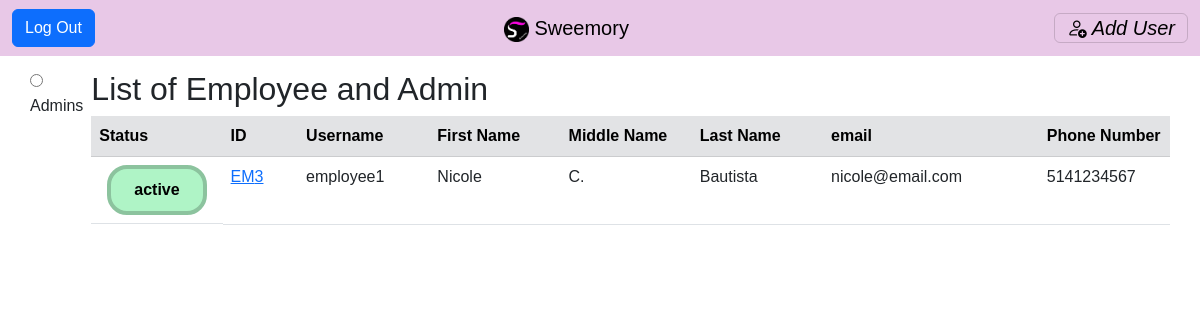
/ITspecialist/index (signed in), run on an earlier commit of the app's database.
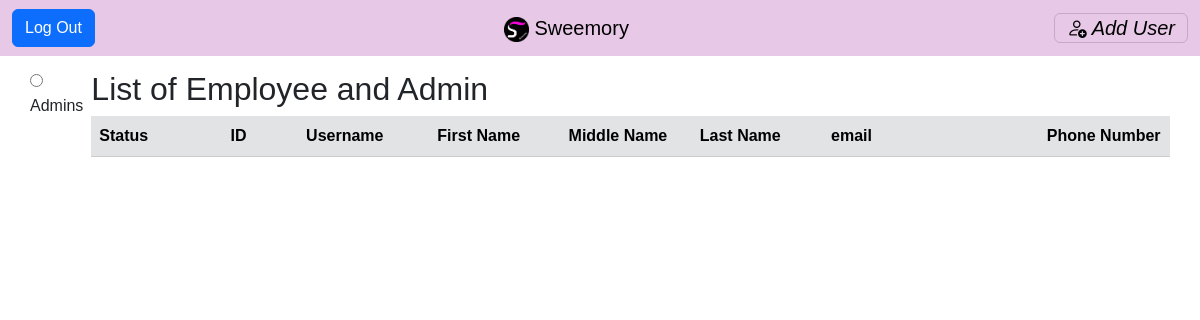
And on a later commit of the database.
### tables this page shows
CREATE TABLE `profile` (
  `user_id` int(11) NOT NULL,
  `first_name` varchar(50) NOT NULL,
  `middle_name` varchar(50) NOT NULL,
  `last_name` varchar(50) NOT NULL,
  `email` varchar(80) NOT NULL,
  `phone_number` varchar(10) NOT NULL,
  `status` varchar(8) NOT NULL
);

CREATE TABLE `user` (
  `user_id` int(11) NOT NULL,
  `user_type` varchar(12) NOT NULL,
  `username` varchar(50) NOT NULL,
  `password_hash` varchar(72) NOT NULL
);

### app/core/Controller.php (called while the page is built, shortened)
<?php
class Controller
{
    function view($name, $data = [])
    {
        include('app/views/' . $name . '.php');
    }
}

### app/controllers/ITspecialist.php (called while the page is built, shortened)
<?php
class ITspecialist extends \app\core\Controller
{
	public function index()
	{
        $user = new \app\models\User();
        $users = $user->getAllUserInfo();
        $this->view('ITspecialist/index', $users);
	}
}

### app/core/App.php (called while the page is built, shortened)
<?php
class App
{
    public function __construct()
    {
        $request = $this->parseUrl($_GET['url'] ?? '');
        $method = 'index';
        if (file_exists('app/controllers/' . $request[0] . '.php'))
        {
            unset($request[0]);
        }
        $controller = new $controller;
        if (isset($request[1]) && method_exists($controller, $request[1]))
        {
            $method = $request[1];
            unset($request[1]);
        }
        $params = array_values($request);
        call_user_func_array([$controller, $method], $params);
    }
    function parseUrl($url)
    {
        return explode('/', trim($url, '/'));
    }
}

### index.php (called while the page is built, shortened)
<?php
new app\core\App;

### app/models/User.php (called while the page is built, shortened)
<?php
class User extends \app\core\Model
{
	public function getAllUserInfo()
	{
		$SQL = "SELECT p.status, u.user_id, u.user_type, u.username, p.first_name, p.middle_name, p.last_name, p.email, p.phone_number
			FROM user u
			LEFT JOIN profile p ON u.user_id = p.user_id
			WHERE u.user_type <> 'itspecialist'";
		$STH = self::$connection->prepare($SQL);
		$STH->execute();
		$STH->setFetchMode(\PDO::FETCH_CLASS, 'app\\models\\User');
		return $STH->fetchAll();
	}
}

### app/core/autoload.php (called while the page is built, shortened)
<?php
spl_autoload_register(
    function($class_name)
    {
        $class_name = str_replace("\\", DIRECTORY_SEPARATOR, $class_name);
    }
);

### app/core/Model.php (called while the page is built, shortened)
<?php
class Model
{
	public static ?PDO $connection = null;
	public function __construct() {
		if(self::$connection == null) {
			$env = \Dotenv\Dotenv::createImmutable(getcwd());
			$host = $_ENV['db_host'];
			$dbname = $_ENV['db_name'];
			$user = $_ENV['db_user'];
			$pass = $_ENV['db_pass'];
			$charset = $_ENV['db_charset'];
			try {
				$options = [
					PDO::ATTR_ERRMODE => PDO::ERRMODE_EXCEPTION,
					PDO::ATTR_DEFAULT_FETCH_MODE =>PDO::FETCH_CLASS,
					PDO::ATTR_EMULATE_PREPARES => false
				];
				self::$connection = new PDO("mysql:host=$host;dbname=$dbname;charset=$charset", $user, $pass,$options);
				self::$connection->query("SET NAMES $charset");
			}
			catch(PDOException $e) {
			 	echo $e->getMessage();
			}
		}
	}
}

### app/views/ITspecialist/index.php (the view)
<?php $this->view('shared/header','IT Home Page'); ?>
<?php $this->view('shared/navigation/itnav'); ?>
<div class="container" style="padding-top: 20px;">
	<div class="viewUsers">
		<div>
			<input class="input-radio" type="radio" name="">
			<label>Admins</label>
		</div>
		<div class="spacer" style="width: 8px; flex-shrink: 0; margin: 0; padding: 0;"></div>
		<div class="" style="">
			<h2><?=_('List of Employee and Admin')?></h2>
				<table class="table " style="">
		            <thead class="table-secondary">
		                <tr >
		                    <th scope="col">Status</th>
		                    <th scope="col" style="width:7%;">ID</th>
		                    <th scope="col">Username</th>
		                    <th scope="col">First Name</th>
		                    <th scope="col">Middle Name</th>
		                    <th scope="col">Last Name</th>
		                    <th scope="col" style="width:20%;">email</th>
		                    <th scope="col">Phone Number</th>
		                </tr>
		            </thead>
		            <tbody class="">
		            	<?php foreach ($data as $user) { ?>
			                <tr>
			                    <th scope="row" style="display: flex; align-items: center; justify-content: center;">
				            	<?php
				            		if($user->status == "active") {
				            			echo "<div class='status-active' style=''>$user->status</div>";
				            		}else{
				            			echo "<div class='status-inactive' style=''>$user->status</div>";
				            		}
				            	?>
		                    	</th>
			                    <td>
		                    	<?php
				            		if($user->user_type == "admin") {
				            			echo "<a href='/ITspecialist/viewUserDetails/$user->user_id'>AD$user->user_id</a>";
				            		}else if ($user->user_type == "employee"){
				            			echo "<a href='/ITspecialist/viewUserDetails/$user->user_id'>EM$user->user_id</a>";
				            		}else{
				            			echo "ERROR";
				            		}
				            	?>
		                    	</td>
			                    <td align="" style="
/*			                    text-align: center;*/
/*			                    display: flex; */
/*			                    align-items: center; */
/*			                    justify-content: center;*/
			                    "><?=$user->username?></td>
			                    <td><?=$user->first_name?></td>
			                    <td><?=$user->middle_name?></td>
			                    <td><?=$user->last_name?></td>
			                    <td><?=$user->email?></td>
			                    <td><?=$user->phone_number?></td>
			                </tr>
		                <?php
							}
						?>
		            </tbody>
		        </table>
		</div>
	</div>
</div>
<?php $this->view('shared/footer'); ?>

### app/views/shared/header.php (shortened to what this page needs)
<!DOCTYPE html>
<html>
<head>
	<link href="https://cdn.jsdelivr.net/npm/bootstrap@5.3.0-alpha1/dist/css/bootstrap.min.css" rel="stylesheet">
	<link rel="stylesheet" href="https://cdn.jsdelivr.net/npm/bootstrap-icons@1.10.3/font/bootstrap-icons.css">
	<link rel="stylesheet" type="text/css" href="/css/main.css">
	<link rel="stylesheet" type="text/css" href="/css/login.css">
	<link rel="stylesheet" type="text/css" href="/css/IT.css">
	<link rel="stylesheet" type="text/css" href="/css/recipe.css">
</head>
<body>

### app/views/shared/navigation/itnav.php (shortened to what this page needs)
<nav class="navbar fixed-top" style="background-color: #e8c8e7;">
  <div class="container-fluid">
    <a class="btn btn-primary" href="/User/logout">Log Out</a>
    <a class="navbar-brand" href="/ITspecialist/index"><img src="/resources/logo.png" alt="Cliquebait Logo" class="d-inline-block align-text-top" style="width: 25px; height: 25px;"> Sweemory</a>
    <button class="navbar-toggler" type="button" data-bs-toggle="offcanvas" data-bs-target="#offcanvasNavbar" aria-controls="offcanvasNavbar">
      <a href="/ITspecialist/createUser" style="text-decoration: none; color: black"><i class="bi bi-person-add"><?=_(' Add User')?></i></a>
    </button>
</nav>

### app/views/shared/footer.php
</body>
</html>

### css/main.css (style rules this page uses)
body { background-color: #FFFFFF; font-family: 'Ubuntu', sans-serif; position: relative; top: 50px; }
.container { border-radius: 5px; padding: 20px 0; }

### css/IT.css (style rules this page uses)
.viewUsers { display: flex; }
table { table-layout: fixed; width: 100%; }
th,td { word-wrap: break-word; }
.status-active { border: 4px solid #8CC39E; border-radius: 20px; background: #AFF4C6; color: black; height: 50px; width: 100px; display: flex; align-items: center; justify-content: center; }

What changed in the data, as far as the page shows it:
removed profile: status "active", user_id.user_id "3", user_id.username "employee1", first_name "Nicole", middle_name "C.", last_name "Bautista", email "nicole@email.com", phone_number "5141234567"
